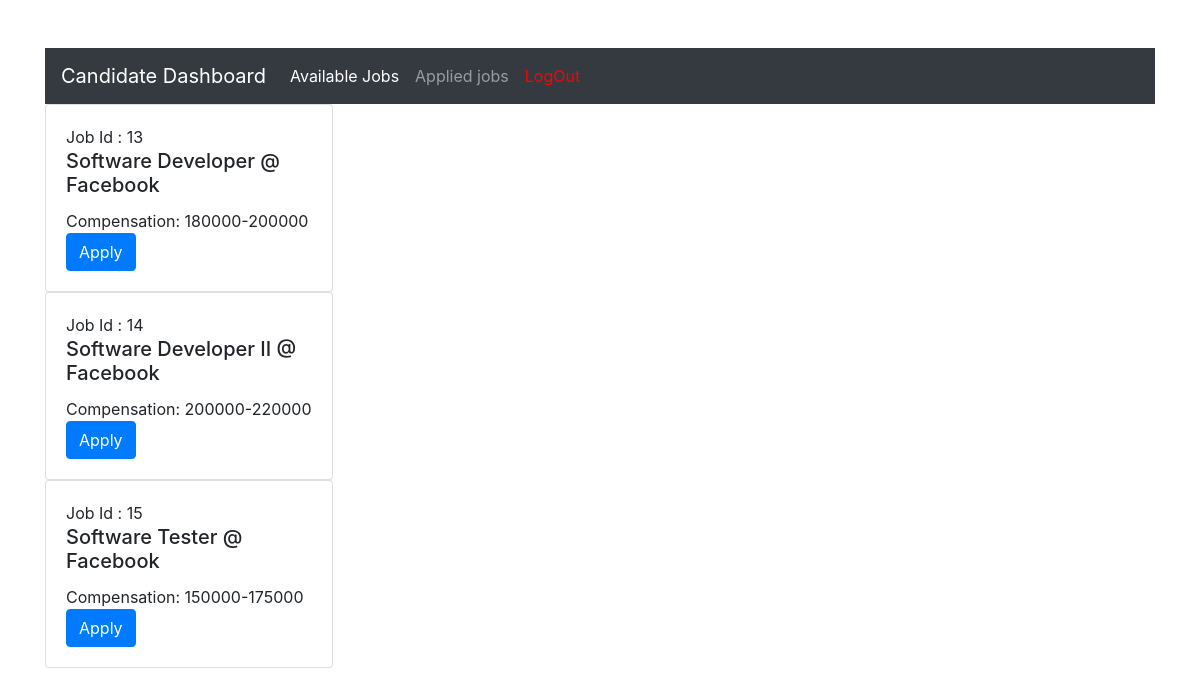
Screenshot of /candidate-dashboard/ (signed in) with the database file from the repository.
### hr_app/models.py (models this page shows, shortened)
class JobPost(models.Model):
    user = models.ForeignKey(to=User,on_delete=models.CASCADE)
    title=models.CharField(max_length=200)
    city=models.CharField(max_length=200)
    company_name=models.CharField(max_length=200)
    salary_rannge_min=models.IntegerField(default=0)
    salary_rannge_max=models.IntegerField(default=0)
    applied_count=models.IntegerField(default=0)
    last_apply_date=models.DateField()

### candidate_app/views.py (the view)
# urls.py: path('candidate-dashboard/', views.candidate_dash,name='candidate_dashboard'),
@login_required
def candidate_dash(request):
     if validate_hr_user(request):
      return redirect('home')
     else:
      available_jobs = JobPost.objects.all()
      return render(request,'candidate/candidatedash.html',{'data': available_jobs})

### authuser_app/views.py (called while the page is built)
def validate_hr_user(request):
   if Hr.objects.filter(user=request.user).exists():
      return True
   else:
      return False

### candidate_app/templates/candidate/candidatedash.html (shortened to what this page needs)
<!DOCTYPE html>
<html lang="en">
<head>
    <link rel="stylesheet" href="https://stackpath.bootstrapcdn.com/bootstrap/4.3.1/css/bootstrap.min.css">
</head>
<body>
   <div class="container mt-5">
        {% include 'candidate/candidatenavbar.html' %}
        {% for item in data %}
        <div class="card" style="width: 18rem;">
            <div class="card-body">
                    <h8 class="card-title">Job Id : {{ item.id }}</h8>
                    <h5 class="card-title">{{ item.title }} @ {{ item.company_name }}</h5>
                    <h7 class="card-title">Compensation: {{ item.salary_rannge_min }}-{{ item.salary_rannge_max }}</h7>
                    <a href="{% url 'candidateapplication' pk=item.id %}" class="btn btn-primary">Apply</a>
            </div>
        </div>
        {% endfor %}
    </div>
</body>
</html>

### rows the page displays
JobPost: id "13", title "Software Developer", company_name "Facebook", salary_rannge_min "180000", salary_rannge_max "200000"
JobPost: id "14", title "Software Developer II", company_name "Facebook", salary_rannge_min "200000", salary_rannge_max "220000"
JobPost: id "15", title "Software Tester", company_name "Facebook", salary_rannge_min "150000", salary_rannge_max "175000"
